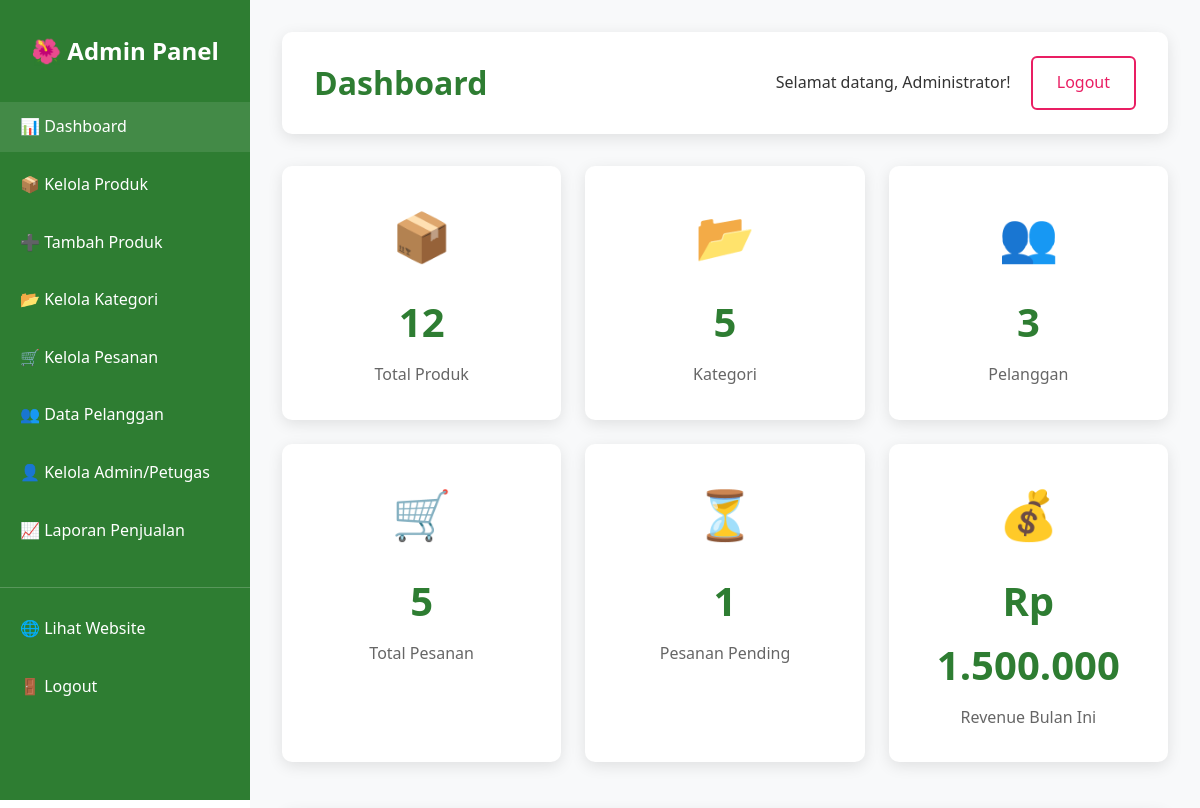
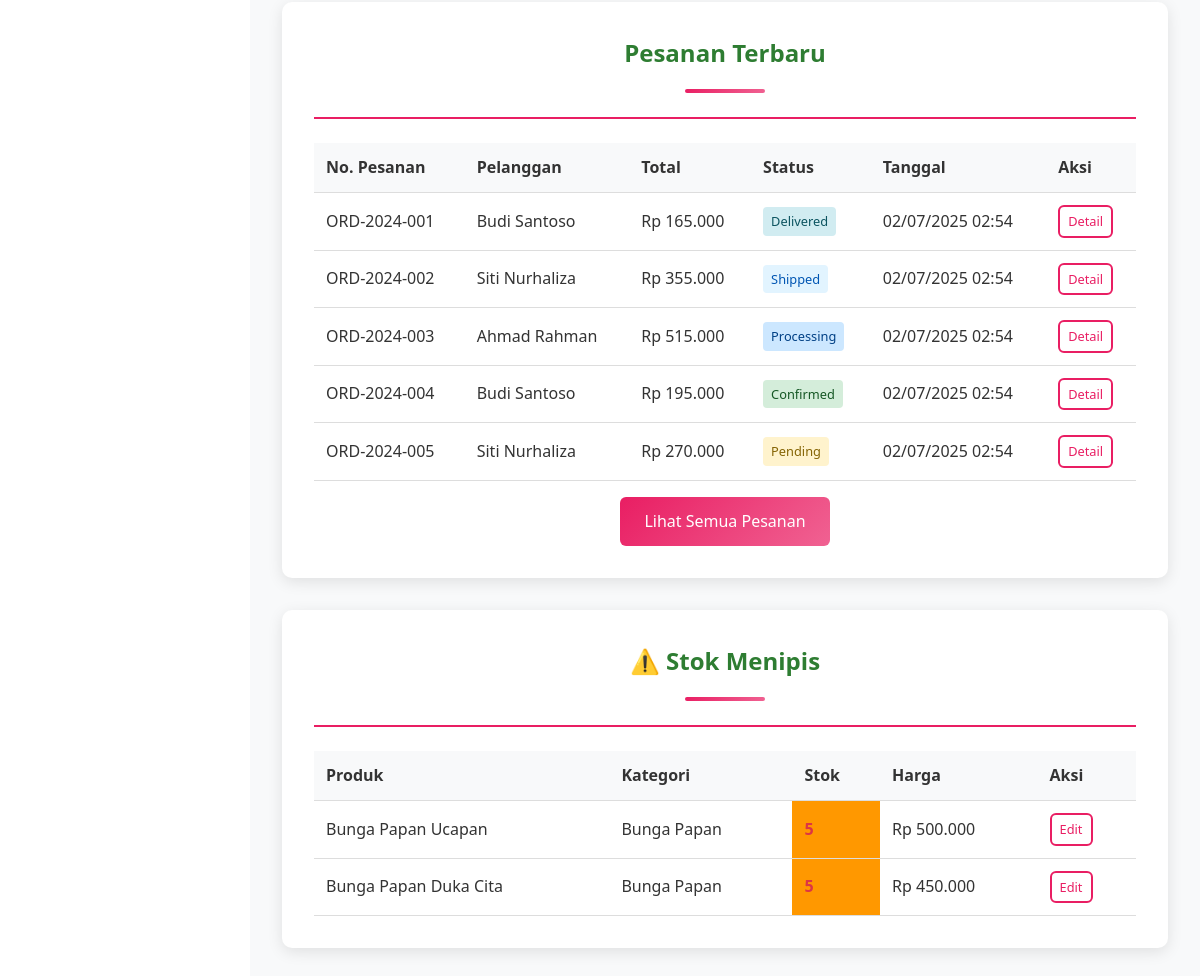
Page /admin/dashboard.php (signed in) on the committed database (2 pictures, top to bottom).
### tables this page shows
CREATE TABLE orders (
    id INT PRIMARY KEY AUTO_INCREMENT,
    user_id INT NOT NULL,
    order_number VARCHAR(50) UNIQUE NOT NULL,
    total_amount DECIMAL(12,2) NOT NULL,
    subtotal DECIMAL(12,2) NOT NULL DEFAULT 0,
    shipping_address TEXT NOT NULL,
    shipping_cost DECIMAL(10,2) DEFAULT 0,
    recipient_name VARCHAR(100) NOT NULL,
    recipient_phone VARCHAR(20) NOT NULL,
    city VARCHAR(50),
    postal_code VARCHAR(10),
    payment_method ENUM('transfer', 'cod', 'ewallet') NOT NULL,
    payment_status ENUM('pending', 'paid', 'failed') DEFAULT 'pending',
    status ENUM('pending', 'confirmed', 'processing', 'shipped', 'delivered', 'cancelled') DEFAULT 'pending',
    notes TEXT,
    order_date TIMESTAMP DEFAULT CURRENT_TIMESTAMP,
    updated_at TIMESTAMP DEFAULT CURRENT_TIMESTAMP ON UPDATE CURRENT_TIMESTAMP,
    FOREIGN KEY (user_id) REFERENCES users(id) ON DELETE CASCADE
);

CREATE TABLE users (
    id INT PRIMARY KEY AUTO_INCREMENT,
    username VARCHAR(50) UNIQUE NOT NULL,
    email VARCHAR(100) UNIQUE NOT NULL,
    password VARCHAR(255) NOT NULL,
    full_name VARCHAR(100) NOT NULL,
    phone VARCHAR(20),
    address TEXT,
    role ENUM('admin', 'petugas', 'pelanggan') DEFAULT 'pelanggan',
    is_active TINYINT(1) DEFAULT 1,
    created_at TIMESTAMP DEFAULT CURRENT_TIMESTAMP,
    updated_at TIMESTAMP DEFAULT CURRENT_TIMESTAMP ON UPDATE CURRENT_TIMESTAMP
);

CREATE TABLE products (
    id INT PRIMARY KEY AUTO_INCREMENT,
    category_id INT NOT NULL,
    name VARCHAR(150) NOT NULL,
    description TEXT,
    price DECIMAL(12,2) NOT NULL,
    stock INT DEFAULT 0,
    image VARCHAR(255),
    weight DECIMAL(8,2) DEFAULT 0,
    is_featured TINYINT(1) DEFAULT 0,
    is_active TINYINT(1) DEFAULT 1,
    created_at TIMESTAMP DEFAULT CURRENT_TIMESTAMP,
    updated_at TIMESTAMP DEFAULT CURRENT_TIMESTAMP ON UPDATE CURRENT_TIMESTAMP,
    FOREIGN KEY (category_id) REFERENCES categories(id) ON DELETE CASCADE
);

CREATE TABLE categories (
    id INT PRIMARY KEY AUTO_INCREMENT,
    name VARCHAR(100) NOT NULL,
    description TEXT,
    image VARCHAR(255),
    is_active TINYINT(1) DEFAULT 1,
    created_at TIMESTAMP DEFAULT CURRENT_TIMESTAMP,
    updated_at TIMESTAMP DEFAULT CURRENT_TIMESTAMP ON UPDATE CURRENT_TIMESTAMP
);

### config/database.php (called while the page is built, shortened)
<?php
function formatRupiah($amount) {
    return 'Rp ' . number_format($amount, 0, ',', '.');
}
?>

### admin/dashboard.php (the view, shortened to what this page needs)
<?php
require_once '../config/database.php';
$pdo = getConnection();
$stats = [];
$stmt = $pdo->query("SELECT COUNT(*) as total FROM products WHERE is_active = 1");
$stats['products'] = $stmt->fetch()['total'];
$stmt = $pdo->query("SELECT COUNT(*) as total FROM categories WHERE is_active = 1");
$stats['categories'] = $stmt->fetch()['total'];
$stmt = $pdo->query("SELECT COUNT(*) as total FROM users WHERE role = 'pelanggan' AND is_active = 1");
$stats['customers'] = $stmt->fetch()['total'];
$stmt = $pdo->query("SELECT COUNT(*) as total FROM orders");
$stats['orders'] = $stmt->fetch()['total'];
$stmt = $pdo->query("SELECT COUNT(*) as total FROM orders WHERE status = 'pending'");
$stats['pending_orders'] = $stmt->fetch()['total'];
$stmt = $pdo->query("SELECT SUM(total_amount) as revenue FROM orders WHERE MONTH(order_date) = MONTH(CURRENT_DATE()) AND YEAR(order_date) = YEAR(CURRENT_DATE()) AND status NOT IN ('cancelled')");
$stats['monthly_revenue'] = $stmt->fetch()['revenue'] ?? 0;
$stmt = $pdo->prepare("
    SELECT o.*, u.full_name as customer_name
    FROM orders o
    JOIN users u ON o.user_id = u.id
    ORDER BY o.order_date DESC
    LIMIT 10
");
$stmt->execute();
$recent_orders = $stmt->fetchAll();
$stmt = $pdo->prepare("
    SELECT p.*, c.name as category_name
    FROM products p
    JOIN categories c ON p.category_id = c.id
    WHERE p.stock <= 5 AND p.is_active = 1
    ORDER BY p.stock ASC
    LIMIT 10
");
$stmt->execute();
$low_stock_products = $stmt->fetchAll();
?>
<!DOCTYPE html>
<html lang="id">
<head>
    <link rel="stylesheet" href="../assets/css/style.css">
    <link rel="stylesheet" href="assets/admin.css">
</head>
<body>
    <div class="admin-container">
        <?php include 'includes/sidebar.php'; ?>
        <div class="main-content">
            <div class="header-actions">
                <h1>Dashboard</h1>
                <div>
                    <span>Selamat datang, <?php echo htmlspecialchars($_SESSION['full_name']); ?>!</span>
                    <a href="../logout.php" class="btn btn-outline" style="margin-left: 1rem;">Logout</a>
                </div>
            </div>
            <div class="stats-grid">
                <div class="stat-card">
                    <div class="stat-icon">📦</div>
                    <div class="stat-number"><?php echo $stats['products']; ?></div>
                    <div class="stat-label">Total Produk</div>
                </div>
                <div class="stat-card">
                    <div class="stat-icon">📂</div>
                    <div class="stat-number"><?php echo $stats['categories']; ?></div>
                    <div class="stat-label">Kategori</div>
                </div>
                <div class="stat-card">
                    <div class="stat-icon">👥</div>
                    <div class="stat-number"><?php echo $stats['customers']; ?></div>
                    <div class="stat-label">Pelanggan</div>
                </div>
                <div class="stat-card">
                    <div class="stat-icon">🛒</div>
                    <div class="stat-number"><?php echo $stats['orders']; ?></div>
                    <div class="stat-label">Total Pesanan</div>
                </div>
                <div class="stat-card">
                    <div class="stat-icon">⏳</div>
                    <div class="stat-number"><?php echo $stats['pending_orders']; ?></div>
                    <div class="stat-label">Pesanan Pending</div>
                </div>
                <div class="stat-card">
                    <div class="stat-icon">💰</div>
                    <div class="stat-number"><?php echo formatRupiah($stats['monthly_revenue']); ?></div>
                    <div class="stat-label">Revenue Bulan Ini</div>
                </div>
            </div>
            <div class="dashboard-section">
                <h2 class="section-title">Pesanan Terbaru</h2>
                <?php if (empty($recent_orders)): ?>
                    <p>Belum ada pesanan.</p>
                <?php else: ?>
                    <table class="table">
                        <thead>
                            <tr>
                                <th>No. Pesanan</th>
                                <th>Pelanggan</th>
                                <th>Total</th>
                                <th>Status</th>
                                <th>Tanggal</th>
                                <th>Aksi</th>
                            </tr>
                        </thead>
                        <tbody>
                            <?php foreach($recent_orders as $order): ?>
                            <tr>
                                <td><?php echo htmlspecialchars($order['order_number']); ?></td>
                                <td><?php echo htmlspecialchars($order['customer_name']); ?></td>
                                <td><?php echo formatRupiah($order['total_amount']); ?></td>
                                <td>
                                    <span class="status-badge status-<?php echo $order['status']; ?>">
                                        <?php echo ucfirst($order['status']); ?>
                                    </span>
                                </td>
                                <td><?php echo date('d/m/Y H:i', strtotime($order['order_date'])); ?></td>
                                <td>
                                    <a href="orders-detail.php?id=<?php echo $order['id']; ?>" class="btn btn-outline" style="padding: 4px 8px; font-size: 0.8rem;">Detail</a>
                                </td>
                            </tr>
                            <?php endforeach; ?>
                        </tbody>
                    </table>
                    <div style="text-align: center; margin-top: 1rem;">
                        <a href="orders.php" class="btn btn-primary">Lihat Semua Pesanan</a>
                    </div>
                <?php endif; ?>
            </div>
            <?php if (!empty($low_stock_products)): ?>
            <div class="dashboard-section">
                <h2 class="section-title">⚠️ Stok Menipis</h2>
                <table class="table">
                    <thead>
                        <tr>
                            <th>Produk</th>
                            <th>Kategori</th>
                            <th>Stok</th>
                            <th>Harga</th>
                            <th>Aksi</th>
                        </tr>
                    </thead>
                    <tbody>
                        <?php foreach($low_stock_products as $product): ?>
                        <tr>
                            <td><?php echo htmlspecialchars($product['name']); ?></td>
                            <td><?php echo htmlspecialchars($product['category_name']); ?></td>
                            <td class="low-stock"><?php echo $product['stock']; ?></td>
                            <td><?php echo formatRupiah($product['price']); ?></td>
                            <td>
                                <a href="products-edit.php?id=<?php echo $product['id']; ?>" class="btn btn-outline" style="padding: 4px 8px; font-size: 0.8rem;">Edit</a>
                            </td>
                        </tr>
                        <?php endforeach; ?>
                    </tbody>
                </table>
            </div>
            <?php endif; ?>
        </div>
    </div>
</body>
</html>

### assets/css/style.css (style rules this page uses)
* { margin: 0; padding: 0; box-sizing: border-box; }
body { font-family: 'Segoe UI', Tahoma, Geneva, Verdana, sans-serif; line-height: 1.6; color: #333; background-color: #fff; }
.btn { display: inline-block; padding: 12px 24px; border: none; border-radius: 6px; text-decoration: none; text-align: center; cursor: pointer; font-size: 16px; font-weight: 500; transition: all 0.3s ease; }
.btn-primary { background: linear-gradient(135deg, #e91e63, #f06292); color: white; }
.btn-outline { background: transparent; color: #e91e63; border: 2px solid #e91e63; }
.header-actions { display: flex; align-items: center; gap: 1.5rem; }
.section-title { text-align: center; font-size: 2.5rem; color: #2e7d32; margin-bottom: 3rem; position: relative; }
.section-title::after { content: ""; display: block; width: 80px; height: 4px; background: linear-gradient(135deg, #e91e63, #f06292); margin: 1rem auto; border-radius: 2px; }
.main-content { min-height: 100vh; padding-top: 0; }
.low-stock { background: #ff9800; }

### admin/assets/admin.css (style rules this page uses)
.admin-container { display: flex; min-height: 100vh; font-family: 'Segoe UI', Tahoma, Geneva, Verdana, sans-serif; }
.main-content { flex: 1; margin-left: 250px; padding: 2rem; background: #f8f9fa; min-height: 100vh; }
.header-actions { display: flex; justify-content: space-between; align-items: center; margin-bottom: 2rem; background: white; padding: 1.5rem 2rem; border-radius: 10px; box-shadow: 0 4px 15px rgba(0,0,0,0.1); }
.header-actions h1 { color: #2e7d32; margin: 0; }
.stats-grid { display: grid; grid-template-columns: repeat(auto-fit, minmax(250px, 1fr)); gap: 1.5rem; margin-bottom: 3rem; }
.stat-card { background: white; padding: 2rem; border-radius: 10px; box-shadow: 0 4px 15px rgba(0,0,0,0.1); text-align: center; }
.stat-icon { font-size: 3rem; margin-bottom: 1rem; }
.stat-number { font-size: 2.5rem; font-weight: bold; color: #2e7d32; margin-bottom: 0.5rem; }
.stat-label { color: #666; font-weight: 500; }
.btn { display: inline-block; padding: 12px 24px; border: none; border-radius: 6px; text-decoration: none; text-align: center; cursor: pointer; font-size: 16px; font-weight: 500; transition: all 0.3s ease; }
.btn-primary { background: linear-gradient(135deg, #e91e63, #f06292); color: white; }
.btn-outline { background: transparent; color: #e91e63; border: 2px solid #e91e63; }
.table { width: 100%; border-collapse: collapse; margin-top: 1rem; }
.table th, .table td { padding: 12px; text-align: left; border-bottom: 1px solid #ddd; vertical-align: middle; }
.table th { background: #f8f9fa; font-weight: 600; color: #333; position: sticky; top: 0; }
.status-badge { padding: 4px 8px; border-radius: 4px; font-size: 0.8rem; font-weight: 500; display: inline-block; }
.status-pending { background: #fff3cd; color: #856404; }
.status-confirmed { background: #d4edda; color: #155724; }
.status-processing { background: #cce7ff; color: #004085; }
.status-shipped { background: #e2f4ff; color: #0056b3; }
.status-delivered { background: #d1ecf1; color: #0c5460; }
.low-stock { color: #dc3545; font-weight: bold; }
.dashboard-section { background: white; padding: 2rem; border-radius: 10px; box-shadow: 0 4px 15px rgba(0,0,0,0.1); margin-bottom: 2rem; }
.section-title { font-size: 1.5rem; color: #2e7d32; margin-bottom: 1.5rem; border-bottom: 2px solid #e91e63; padding-bottom: 0.5rem; }

### rows in the picture
orders: order_number "ORD-2024-001", user.full_name "Budi Santoso", total_amount "Rp 165.000", status "Delivered", order_date "02/07/2025 02:54"
orders: order_number "ORD-2024-002", user.full_name "Siti Nurhaliza", total_amount "Rp 355.000", status "Shipped", order_date "02/07/2025 02:54"
orders: order_number "ORD-2024-003", user.full_name "Ahmad Rahman", total_amount "Rp 515.000", status "Processing", order_date "02/07/2025 02:54"
orders: order_number "ORD-2024-004", user.full_name "Budi Santoso", total_amount "Rp 195.000", status "Confirmed", order_date "02/07/2025 02:54"
orders: order_number "ORD-2024-005", user.full_name "Siti Nurhaliza", total_amount "Rp 270.000", status "Pending", order_date "02/07/2025 02:54"
products: name "Bunga Papan Ucapan", category.name "Bunga Papan", stock "5", price "Rp 500.000"
products: name "Bunga Papan Duka Cita", category.name "Bunga Papan", stock "5", price "Rp 450.000"

### other values in the picture
$_SESSION['full_name'] "Administrator"
$stats['products'] "12"
$stats['categories'] "5"
$stats['customers'] "3"
$stats['orders'] "5"
$stats['pending_orders'] "1"
formatRupiah($stats['monthly_revenue']) "Rp 1.500.000"
